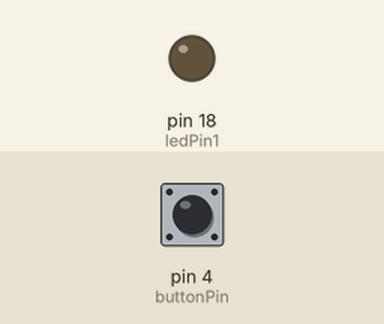
Simulated run of this sketch. Board: Arduino Uno, built with avr-gcc and run on an emulated ATmega328P. Parts: output pins drawn as LEDs (lit = HIGH). Dashed ring = blinking. The inputs (shaded band) are chosen by the test bench; at power-on: pin 4 (buttonPin) LOW.

Above: at 1.8 s.
1.9 s: pin 4 (buttonPin) pulled HIGH for 0.6 s
At 2.4 s:
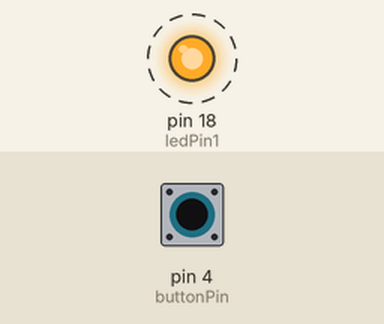
Timing chart, 0 to 11.5 s (numbered marks = the images above; inputs shaded):
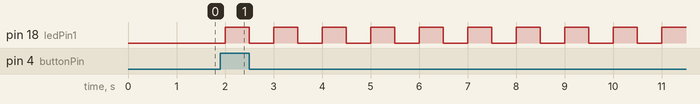

The sketch:

basic.ino
```cpp
// Define the pins for the pushbutton and LEDs
#define buttonPin 4    // Connect buttonPin to pin 4
#define ledPin1 18     // Connect ledPin1 to pin 18

// Define the variable to store the button state
int buttonState = 0;

// Variables for LED blinking
int ledsOn = 0;

void setup() {
  // Set the button and LED pins as inputs and outputs
  pinMode(buttonPin, INPUT);
  pinMode(ledPin1, OUTPUT);
}

void loop() {
  // Read the state of the button
  buttonState = digitalRead(buttonPin);

  // If button is pressed, toggle the LEDs and start blinking
  if (buttonState == HIGH) {
    ledsOn = (ledsOn == 0) ? 1 : 0;
  }

  // Control the LEDs based on the button state
  if (ledsOn == 1) {
    // Toggle the LEDs state
    digitalWrite(ledPin1, !digitalRead(ledPin1));
    delay(500); // Delay for 500 milliseconds
  } else {
    // Turn off the LEDs
    digitalWrite(ledPin1, LOW);
    delay(500); // Delay for 500 milliseconds
  }
}
```

Measured:
- after the input at 1.9 s, pin 18 (ledPin1): alternates HIGH for 0.50 s and LOW for 0.50 s, starting after 0.10 s
